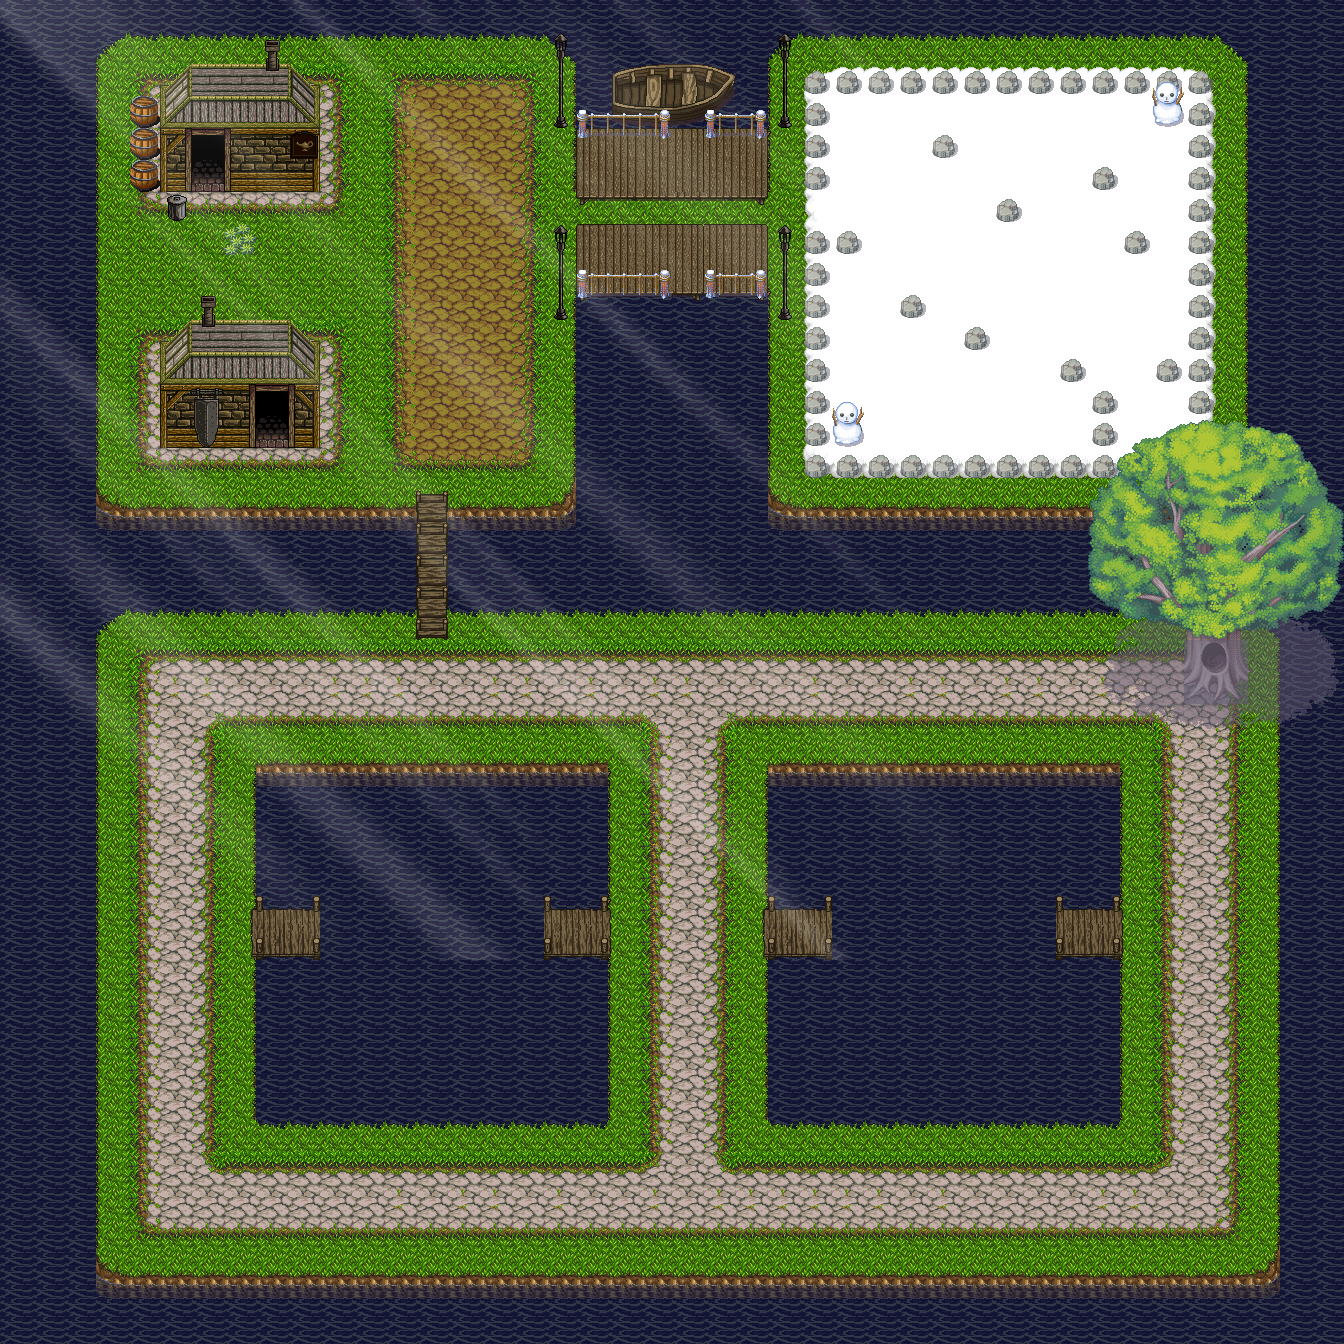

A level layout from a 2D game, rendered from its tile map. Below: a short description, then the map file with tile-grid data replaced by summaries:
An orthogonal 42x42 tile map with 32x32 px tiles, 7 tile layers (Terrain, Terrain2, Escenario, Escenario2, ...), 4 tilesets, 1 image layer and 49 objects (me.LevelEntity).

<map version="1.0" orientation="orthogonal" renderorder="right-down" width="42" height="42" tilewidth="32" tileheight="32">
 <tileset firstgid="1" name="RPGmakerXPMegaTilesetByLmnopguy7" tilewidth="32" tileheight="32">
  <image source="tileset/LicDesc/RPGmakerXPMegaTilesetByLmnopguy7.png" width="256" height="15300" />
 </tileset>
 <tileset firstgid="3825" name="town" tilewidth="32" tileheight="32">
  <image source="tileset/town.png" width="512" height="512" />
  <tile id="210">
   <animation>
    <frame tileid="210" duration="1000" />
    <frame tileid="164" duration="100" />
    <frame tileid="210" duration="100" />
    <frame tileid="164" duration="100" />
   </animation>
  </tile>
 </tileset>
 <tileset firstgid="4081" name="tilemap" tilewidth="32" tileheight="32">
  <image source="tileset/tilemap.png" width="512" height="544" />
  <terraintypes>
   <terrain name="Pasto" tile="177" />
   <terrain name="Agua" tile="163">
    <properties>
     <property name="type" value="solid" />
    </properties>
   </terrain>
   <terrain name="Piedra" tile="17" />
   <terrain name="Tierra" tile="23" />
  </terraintypes>
  <tile id="0" terrain="0,0,0,2" />
  <tile id="1" terrain="0,0,2,2" />
  <tile id="2" terrain="0,0,2,0" />
  <tile id="6" terrain="0,0,0,3" />
  <tile id="7" terrain="0,0,3,3" />
  <tile id="8" terrain="0,0,3,0" />
  <tile id="16" terrain="0,2,0,2" />
  <tile id="17" terrain="2,2,2,2" />
  <tile id="18" terrain="2,0,2,0" />
  <tile id="22" terrain="0,3,0,3" />
  <tile id="23" terrain="3,3,3,3" />
  <tile id="24" terrain="3,0,3,0" />
  <tile id="32" terrain="0,2,0,0" />
  <tile id="33" terrain="2,2,0,0" />
  <tile id="34" terrain="2,0,0,0" />
  <tile id="38" terrain="0,3,0,0" />
  <tile id="39" terrain="3,3,0,0" />
  <tile id="40" terrain="3,0,0,0" />
  <tile id="48" terrain="2,2,2,0" />
  <tile id="49" terrain="2,2,0,2" />
  <tile id="50" terrain="2,2,2,2" />
  <tile id="54" terrain="3,3,3,0" />
  <tile id="55" terrain="3,3,0,3" />
  <tile id="64" terrain="2,0,2,2" />
  <tile id="65" terrain="0,2,2,2" />
  <tile id="70" terrain="3,0,3,3" />
  <tile id="71" terrain="0,3,3,3" />
  <tile id="160" terrain="1,1,1,0" />
  <tile id="161" terrain="1,1,0,0" />
  <tile id="162" terrain="1,1,0,1" />
  <tile id="163" terrain="1,1,1,1" />
  <tile id="176" terrain="1,0,1,0" />
  <tile id="177" terrain="0,0,0,0" />
  <tile id="178" terrain="0,1,0,1" />
  <tile id="192" terrain="1,0,1,1" />
  <tile id="193" terrain="0,0,1,1" />
  <tile id="194" terrain="0,1,1,1" />
  <tile id="208">
   <animation>
    <frame tileid="208" duration="500" />
    <frame tileid="259" duration="200" />
    <frame tileid="256" duration="200" />
    <frame tileid="262" duration="200" />
    <frame tileid="256" duration="200" />
    <frame tileid="259" duration="200" />
   </animation>
  </tile>
  <tile id="209">
   <animation>
    <frame tileid="209" duration="500" />
    <frame tileid="260" duration="200" />
    <frame tileid="257" duration="200" />
    <frame tileid="263" duration="200" />
    <frame tileid="257" duration="200" />
    <frame tileid="260" duration="200" />
   </animation>
  </tile>
  <tile id="210">
   <animation>
    <frame tileid="210" duration="500" />
    <frame tileid="261" duration="200" />
    <frame tileid="258" duration="200" />
    <frame tileid="264" duration="200" />
    <frame tileid="258" duration="200" />
    <frame tileid="261" duration="200" />
   </animation>
  </tile>
 </tileset>
 <tileset firstgid="4353" name="metatiles32x32" tilewidth="32" tileheight="32">
  <image source="tileset/metatiles32x32.png" width="192" height="32" />
  <tile id="0">
   <properties>
    <property name="type" value="solid" />
   </properties>
  </tile>
 </tileset>
 <layer name="Terrain" width="42" height="42">
  <data>[1764 cells, 1764 non-empty, 36 distinct tile ids]</data>
 </layer>
 <layer name="Terrain2" width="42" height="42">
  <data>[1764 cells, 170 non-empty, 10 distinct tile ids]</data>
 </layer>
 <layer name="Escenario" width="42" height="42">
  <data>[1764 cells, 151 non-empty, 40 distinct tile ids]</data>
 </layer>
 <layer name="Escenario2" width="42" height="42">
  <data>[1764 cells, 42 non-empty, 25 distinct tile ids]</data>
 </layer>
 <layer name="Techos" width="42" height="42">
  <data>[1764 cells, 20 non-empty, 6 distinct tile ids]</data>
 </layer>
 <layer name="Techos2" width="42" height="42">
  <data>[1764 cells, 2 non-empty, 1 distinct tile ids]</data>
 </layer>
 <layer name="Escenario3" width="42" height="42">
  <data>[1764 cells, 100 non-empty, 82 distinct tile ids]</data>
 </layer>
 <objectgroup name="Triggers">
  <object name="me.LevelEntity" x="192" y="160" width="32" height="32">
   <properties>
    <property name="duration" value="250" />
    <property name="fade" value="#000000" />
    <property name="to" value="Items_P1" />
   </properties>
  </object>
 </objectgroup>
 <objectgroup name="collision">
  <object x="544" y="96" width="32" height="32" />
  <object x="544" y="288" width="32" height="32" />
  <object x="768" y="288" width="32" height="32" />
  <object x="768" y="96" width="32" height="32" />
  <object x="800" y="64" width="32" height="128" />
  <object x="800" y="224" width="32" height="256" />
  <object x="832" y="448" width="384" height="32" />
  <object x="832" y="64" width="384" height="32" />
  <object x="1184" y="96" width="32" height="352" />
  <object x="1152" y="96" width="32" height="32" />
  <object x="928" y="128" width="32" height="32" />
  <object x="992" y="192" width="32" height="32" />
  <object x="1088" y="160" width="32" height="32" />
  <object x="1120" y="224" width="32" height="32" />
  <object x="832" y="224" width="32" height="32" />
  <object x="896" y="288" width="32" height="32" />
  <object x="960" y="320" width="32" height="32" />
  <object x="1056" y="352" width="32" height="32" />
  <object x="1088" y="384" width="32" height="64" />
  <object x="1152" y="352" width="32" height="32" />
  <object x="832" y="416" width="32" height="32" />
  <object x="160" y="352" width="160" height="32" />
  <object x="288" y="384" width="32" height="64" />
  <object x="160" y="384" width="96" height="64" />
  <object x="128" y="96" width="64" height="96" />
  <object x="192" y="96" width="128" height="64" />
  <object x="224" y="160" width="96" height="32" />
  <object x="256" y="384" width="32" height="32" />
  <object x="256" y="768" width="352" height="128" />
  <object x="256" y="960" width="352" height="160" />
  <object x="320" y="896" width="224" height="64" />
  <object x="768" y="768" width="352" height="128" />
  <object x="768" y="960" width="352" height="160" />
  <object x="832" y="896" width="224" height="64" />
  <object x="1184" y="608" width="64" height="64" />
  <object x="160" y="192" width="32" height="32" />
  <object x="96" y="512" width="320" height="96" />
  <object x="448" y="512" width="832" height="96" />
  <object x="576" y="288" width="192" height="224" />
  <object x="576" y="32" width="96" height="96" />
  <object x="704" y="32" width="64" height="96" />
  <object x="672" y="32" width="32" height="64" />
  <object x="0" y="0" width="1344" height="32" />
  <object x="1248" y="32" width="96" height="480" />
  <object x="1280" y="512" width="64" height="832" />
  <object x="1280" y="1280" height="32" />
  <object x="0" y="1280" width="1280" height="64" />
  <object x="0" y="32" width="96" height="1248" />
 </objectgroup>
 <imagelayer name="Luz">
  <image source="tileset/overlay.png" />
  <properties>
   <property name="ratio" value="0.5" />
  </properties>
 </imagelayer>
</map>
